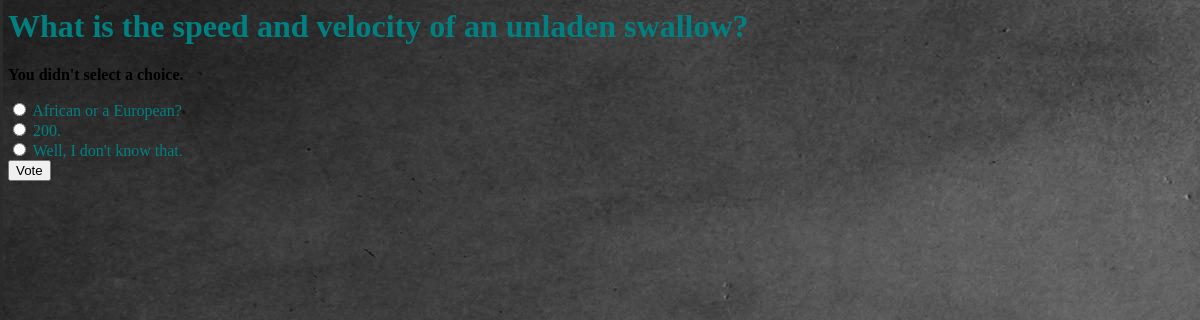
The page /polls/1/vote/ on the database its author committed.
### polls/models.py (models this page shows, shortened)
class Question(models.Model):
    question_text = models.CharField(max_length=200)
    pub_date = models.DateTimeField('date published')

class Choice(models.Model):
    question = models.ForeignKey(Question, on_delete=models.CASCADE)
    choice_text = models.CharField(max_length=200)
    votes = models.IntegerField(default=0)

### polls/views.py (the view)
# urls.py: url(r'^(?P<question_id>[0-9]+)/vote/$', views.vote, name='vote'),
def vote(request, question_id):
    question = get_object_or_404(Question, pk=question_id)
    try:
        selected_choice = question.choice_set.get(pk=request.POST['choice'])
    except (KeyError, Choice.DoesNotExist):
        return render(request, 'polls/detail.html', {
            'question': question,
            'error_message': "You didn't select a choice.",
        })
    else:
        selected_choice.votes += 1
        selected_choice.save()
        return HttpResponseRedirect(reverse('polls:results', args=(question.id,)))

### polls/templates/polls/detail.html (shortened to what this page needs)
{% load staticfiles %}
<link rel="stylesheet" type="text/css" href="{% static 'polls/style.css' %}" />
<h1>{{ question.question_text }}</h1>
{% if error_message %}<p><strong>{{ error_message }}</strong></p>{% endif %}
<form action="{% url 'polls:vote' question.id %}" method="post">
{% for choice in question.choice_set.all %}
    <input type="radio" name="choice" id="choice{{ forloop.counter }}" value="{{ choice.id }}" />
    <label for="choice{{ forloop.counter }}">{{ choice.choice_text }}</label><br />
{% endfor %}
<input type="submit" value="Vote" />
</form>

### polls/static/polls/style.css (style rules this page uses)
h1 { color: teal; }
label { color: teal; }

### rows shown on the page
Question: question_text "What is the speed and velocity of an unladen swallow?"
Choice: choice_text "African or a European?"
Choice: choice_text "200."
Choice: choice_text "Well, I don't know that."

### other values the page prints
{{ error_message }} "You didn't select a choice."
